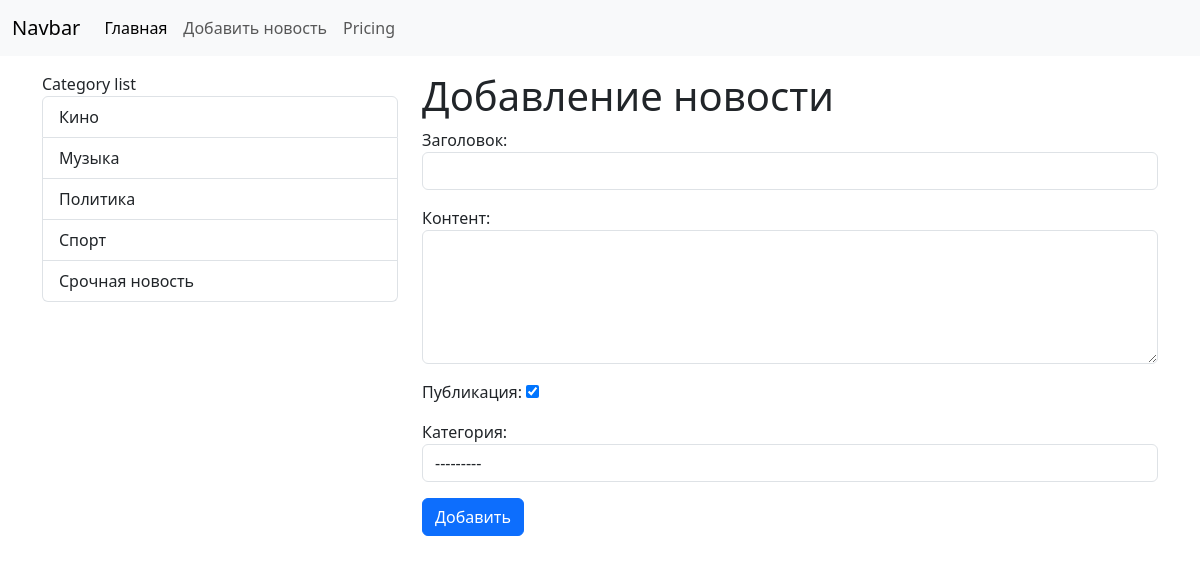
/news/news/add_news, run on the app's committed database.
### News/models.py (models this page shows)
class Category(models.Model):
    title = models.CharField(max_length=150, db_index=True, verbose_name = 'Категория')
    def get_absolute_url(self):
        return reverse_lazy('Category', kwargs={'category_id': self.id})
    class Meta:
        verbose_name = 'Категория'
        verbose_name_plural = 'Категории'
        ordering = ['title']

### News/views.py (the view)
# urls.py: path('news/add_news', add_news, name='add_news'),
def add_news(request):
    if request.method == 'POST':
        form = NewsForm(request.POST)
        if form.is_valid():
            news = form.save()
            return redirect(news)
    else:
        form = NewsForm()
    return render(request, 'News/add_news.html', {'form': form})

### News/forms.py (shortened to what this page needs)
class NewsForm(forms.ModelForm):
    class Meta:
        model = News
        fields = ['title', 'content', 'is_published', 'category']
        widgets = {
            'title': forms.TextInput(attrs={
                'class': 'form-control'
            }),
            'content': forms.Textarea(attrs={
                'class': 'form-control',
                'rows': 5
            }),
            'category': forms.Select(attrs={
                'class': 'form-control'
            })
        }

### News/templatetags/news_tags.py (called while the page is built)
@register.simple_tag(name='get_list_categories')
def get_list_categories():
    return Category.objects.all()

@register.inclusion_tag('news/list_categories.html')
def show_categories(arg1='Category', arg2='list'):
    categories = Category.objects.all()
    return {'categories': categories, 'arg1': arg1, 'arg2': arg2}

### News/templates/News/add_news.html (shortened to what this page needs)
{% extends 'base.html' %}
{% block sidebar %}
{% include 'inc/_sidebar.html' %}
{% endblock %}
{% block content %}
<h1>Добавление новости</h1>
<form action="{% url 'add_news' %}" method="post">
    {{ form.as_p }}
    <button type="submit" class="btn btn-primary btn-block">Добавить</button>
</form>
{% endblock %}

### News/templates/News/list_categories.html
{% load news_tags %}
<div class="list-group">
    {{ arg1 }} {{ arg2 }}
    {% get_list_categories as categories %}
    {% for cat in categories %}
    <a href="{{ cat.get_absolute_url.url }}" class="list-group-item list-group-item-action">{{ cat.title }}</a>
    {% endfor %}
</div>

### data on the page
Category: title "Кино"
Category: title "Музыка"
Category: title "Политика"
Category: title "Спорт"
Category: title "Срочная новость"

### other printed values
{{ arg1 }} "Category"
{{ arg2 }} "list"
